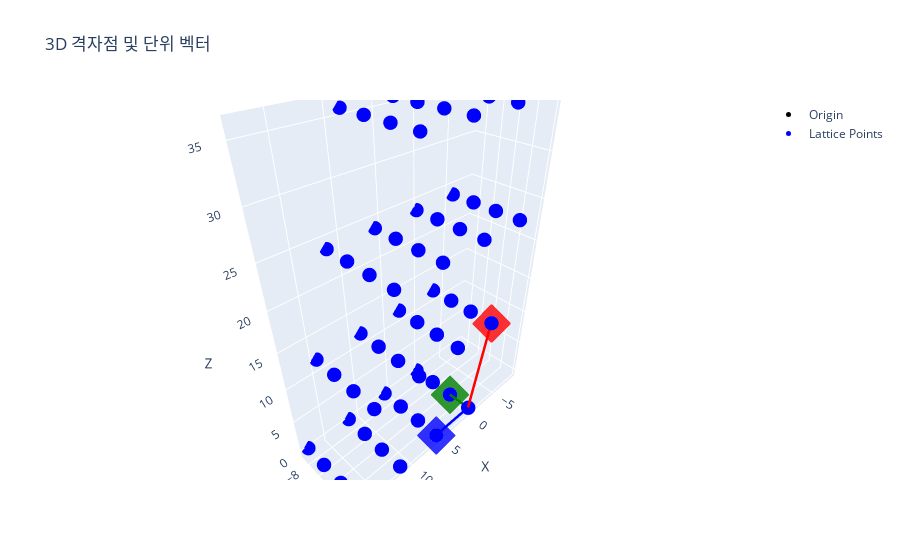

The cell this chart's notebook holds for it:
### Code cell
# Define lattice parameters (adjust as needed)
a = 12.214  # Length along a-axis
b = 3.0371  # Length along b-axis
c = 5.7981  # Length along c-axis
alpha = np.radians(90)      # Angle between b and c (in radians)
beta = np.radians(103.83)   # Angle between a and c (in radians)
gamma = np.radians(90)      # Angle between a and b (in radians)

# 단위 벡터 화살표 추가
vectors = {
    'a': (a * np.array([np.cos(beta), (np.cos(gamma) - np.cos(alpha) * np.cos(beta)) / np.sin(alpha), np.sqrt(1 - np.cos(beta)**2 - ((np.cos(gamma) - np.cos(alpha) * np.cos(beta)) / np.sin(alpha))**2)]), 'red'),
    'b': (b * np.array([0, -1, 0]), 'green'),
    'c': (c * np.array([1, 0, 0]), 'blue')
}


# =====================================================================================================
# Number of lattice points in each direction (positive and negative)
num_points = [0,3]

# Generate lattice points
points = []
for i in range(-num_points[0], num_points[1] + 1):
    for j in range(-num_points[0], num_points[1] + 1):
        for k in range(-num_points[0], num_points[1] + 1):
            point = i * vectors['a'][0] + \
                    j * vectors['b'][0] + \
                    k * vectors['c'][0]
            points.append(point)

points = np.array(points)

# 3D 산점도 생성
fig = go.Figure()

# 격자점 추가 (원점)
fig.add_trace(go.Scatter3d(
    x=[0], y=[0], z=[0],
    mode='markers',
    marker=dict(size=5, color='black'),
    name='Origin'
))

# 모든 격자점 추가
fig.add_trace(go.Scatter3d(
    x=points[:, 0], y=points[:, 1], z=points[:, 2],
    mode='markers',
    marker=dict(size=5, color='blue'),
    name='Lattice Points'
))

# =====================================================================================================


for vec_name, (vector, color) in vectors.items():
    fig.add_trace(go.Scatter3d(
        x=[0, vector[0]], y=[0, vector[1]], z=[0, vector[2]],
        mode='lines',
        line=dict(color=color, width=5),
        showlegend=False,
        name=f'{vec_name}-axis'
    ))
    fig.add_trace(go.Scatter3d(
        x=[vector[0]], y=[vector[1]], z=[vector[2]],
        mode='markers',
        marker=dict(size=10, color=color, symbol='diamond', opacity=0.8),
        showlegend=False
    ))
# =====================================================================================================

# 제목과 축 레이블 설정
fig.update_layout(
    title='3D 격자점 및 단위 벡터',
    scene=dict(
        xaxis_title='X',
        yaxis_title='Y',
        zaxis_title='Z'
    )
)

# 인터랙티브한 플롯 표시
fig.show()

### Figure 1 — Plotly figure (JSON) as saved in the notebook; plotly's stock layout.template omitted (floating-point values rounded to 4 significant figures)
{"data": [{"marker": {"color": "black", "size": 5}, "mode": "markers", "name": "Origin", "type": "scatter3d", "x": [0], "y": [0], "z": [0]}, {"marker": {"color": "blue", "size": 5}, "mode": "markers", "name": "Lattice Points", "type": "scatter3d", "x": [0, 5.798, 11.6, 17.39, 0, 5.798, 11.6, 17.39, 0, 5.798, 11.6, 17.39, 0, 5.798, 11.6, 17.39, -2.92, 2.878, 8.677, 14.47, -2.92, 2.878, 8.677, 14.47, -2.92, 2.878, 8.677, 14.47, -2.92, 2.878, 8.677, 14.47, -5.839, -0.04122, 5.757, 11.55, -5.839, -0.04122, 5.757, 11.55, -5.839, -0.04122, 5.757, 11.55, -5.839, -0.04122, 5.757, 11.55, -8.759, -2.961, 2.837, 8.635, -8.759, -2.961, 2.837, 8.635, -8.759, -2.961, 2.837, 8.635, -8.759, -2.961, 2.837, 8.635], "y": [0, 0, 0, 0, -3.037, -3.037, -3.037, -3.037, -6.074, -6.074, -6.074, -6.074, -9.111, -9.111, -9.111, -9.111, 9.267e-16, 9.267e-16, 9.267e-16, 9.267e-16, -3.037, -3.037, -3.037, -3.037, -6.074, -6.074, -6.074, -6.074, -9.111, -9.111, -9.111, -9.111, 1.853e-15, 1.853e-15, 1.853e-15, 1.853e-15, -3.037, -3.037, -3.037, -3.037, -6.074, -6.074, -6.074, -6.074, -9.111, -9.111, -9.111, -9.111, 2.78e-15, 2.78e-15, 2.78e-15, 2.78e-15, -3.037, -3.037, -3.037, -3.037, -6.074, -6.074, -6.074, -6.074, -9.111, -9.111, -9.111, -9.111], "z": [0, 0, 0, 0, 0, 0, 0, 0, 0, 0, 0, 0, 0, 0, 0, 0, 11.86, 11.86, 11.86, 11.86, 11.86, 11.86, 11.86, 11.86, 11.86, 11.86, 11.86, 11.86, 11.86, 11.86, 11.86, 11.86, 23.72, 23.72, 23.72, 23.72, 23.72, 23.72, 23.72, 23.72, 23.72, 23.72, 23.72, 23.72, 23.72, 23.72, 23.72, 23.72, 35.58, 35.58, 35.58, 35.58, 35.58, 35.58, 35.58, 35.58, 35.58, 35.58, 35.58, 35.58, 35.58, 35.58, 35.58, 35.58]}, {"line": {"color": "red", "width": 5}, "mode": "lines", "name": "a-axis", "showlegend": false, "type": "scatter3d", "x": [0, -2.92], "y": [0, 9.267e-16], "z": [0, 11.86]}, {"marker": {"color": "red", "opacity": 0.8, "size": 10, "symbol": "diamond"}, "mode": "markers", "showlegend": false, "type": "scatter3d", "x": [-2.92], "y": [9.267e-16], "z": [11.86]}, {"line": {"color": "green", "width": 5}, "mode": "lines", "name": "b-axis", "showlegend": false, "type": "scatter3d", "x": [0, 0], "y": [0, -3.037], "z": [0, 0]}, {"marker": {"color": "green", "opacity": 0.8, "size": 10, "symbol": "diamond"}, "mode": "markers", "showlegend": false, "type": "scatter3d", "x": [0], "y": [-3.037], "z": [0]}, {"line": {"color": "blue", "width": 5}, "mode": "lines", "name": "c-axis", "showlegend": false, "type": "scatter3d", "x": [0, 5.798], "y": [0, 0], "z": [0, 0]}, {"marker": {"color": "blue", "opacity": 0.8, "size": 10, "symbol": "diamond"}, "mode": "markers", "showlegend": false, "type": "scatter3d", "x": [5.798], "y": [0], "z": [0]}], "layout": {"scene": {"xaxis": {"title": {"text": "X"}}, "yaxis": {"title": {"text": "Y"}}, "zaxis": {"title": {"text": "Z"}}}, "title": {"text": "3D 격자점 및 단위 벡터"}}}
